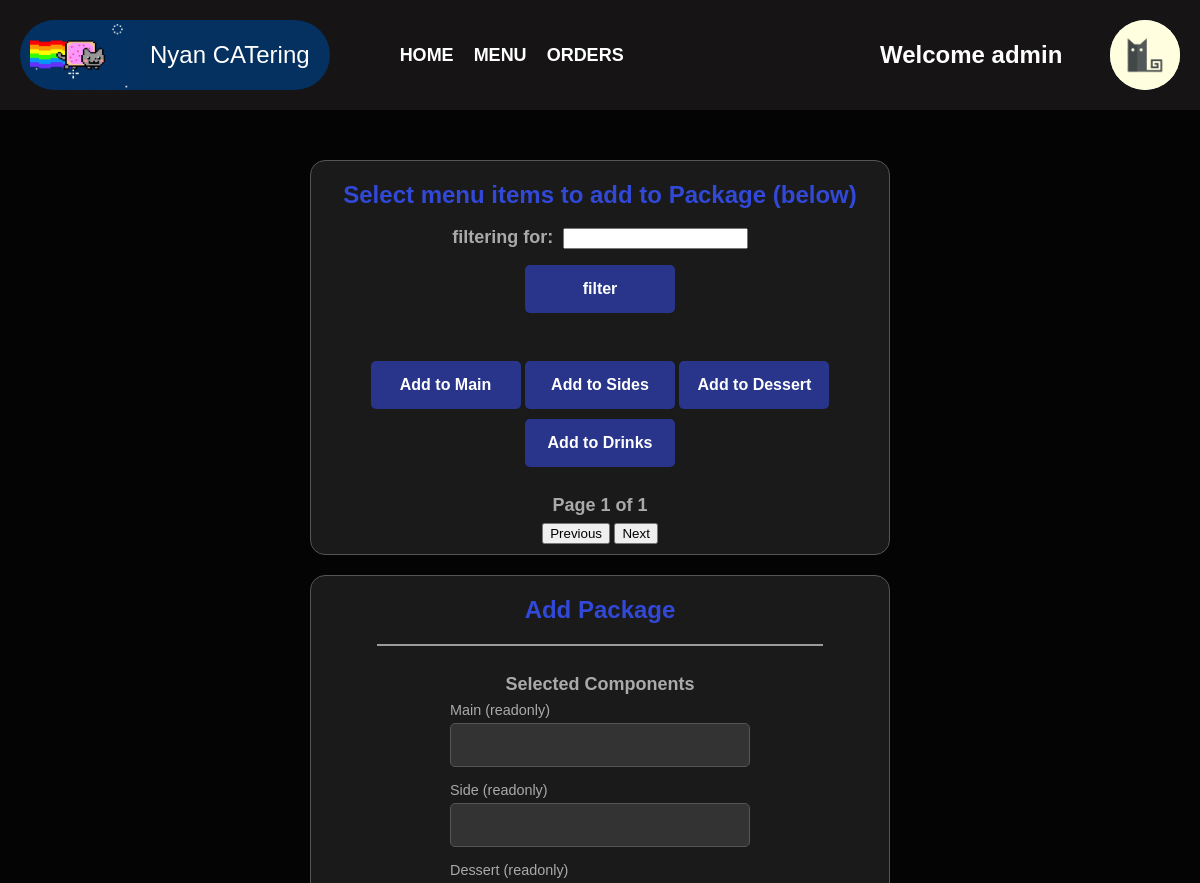
Page /frontend/_admin_add_package_page.php?menu_item_name_filter=Grilled Chicken Breast (upper part) on the earlier database version.
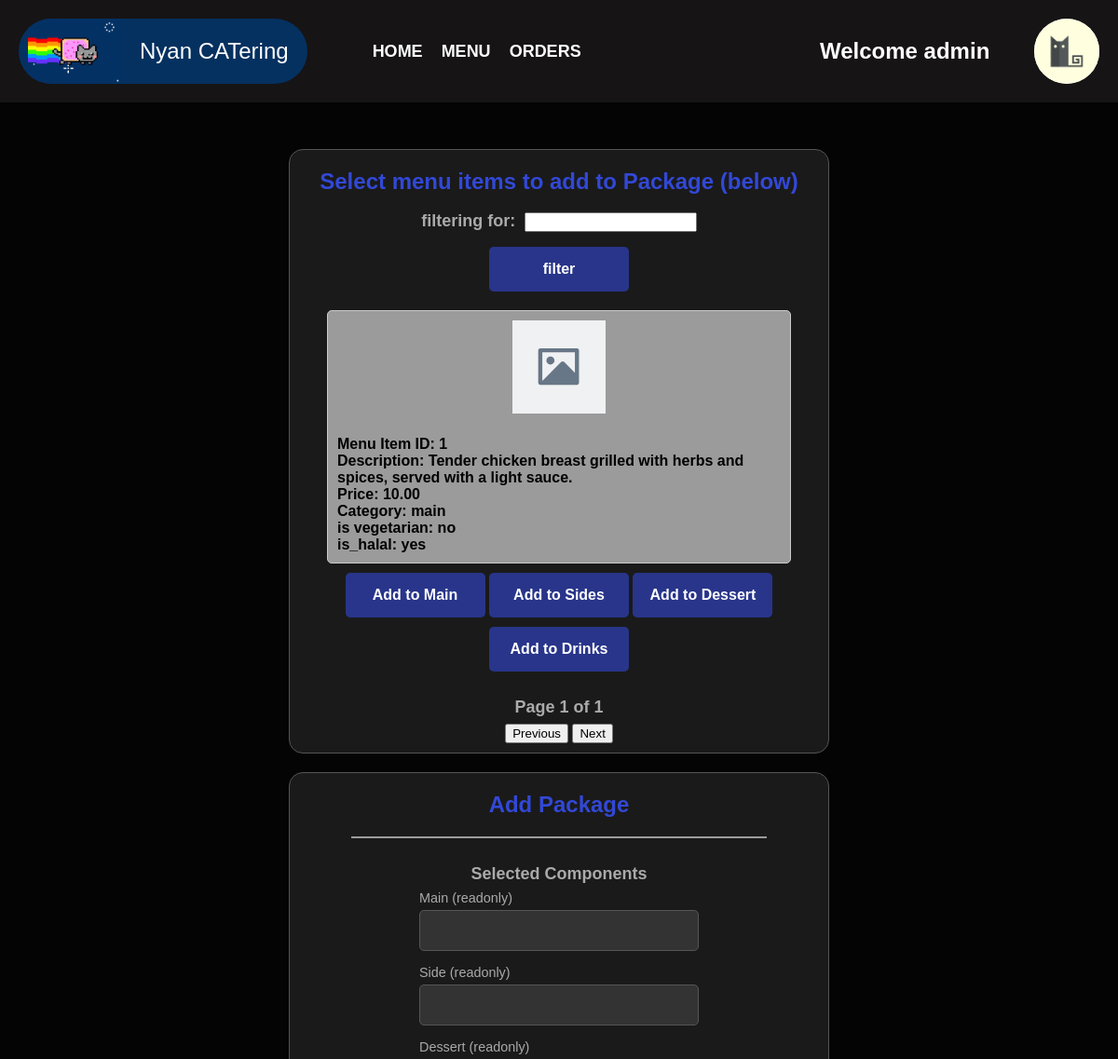
Same page on the later database version.
### tables this page shows
CREATE TABLE `menu_items` (
  `menu_item_id` int(11) NOT NULL,
  `item_name` varchar(255) NOT NULL,
  `description` varchar(500) NOT NULL,
  `price` decimal(10,2) NOT NULL,
  `category` varchar(7) NOT NULL,
  `is_in_stock` tinyint(1) NOT NULL DEFAULT 1,
  `is_vegetarian` tinyint(1) NOT NULL,
  `is_halal` tinyint(1) NOT NULL
);

### backend/core/menu_items.php (called while the page is built, shortened)
<?php
require_once 'NyanDB.php';
class MenuItems{
    public static function get_latest_valid_menu_items($offset=0, $limit=5, $name_filter=null){
        $sql = "
        SELECT *
        FROM menu_items
        WHERE
            is_in_stock = 1
            AND
            menu_item_id IN (
                SELECT MAX(menu_item_id)
                FROM menu_items
                GROUP BY item_name
            ) ";
        if ($name_filter) {
            $sql .= " AND item_name LIKE ? ";
            $name_filter = "%" . $name_filter . "%";
        }
        $sql .= " LIMIT ? OFFSET ?;";
        $params = ($name_filter) ? [$name_filter, $limit, $offset] : [$limit, $offset];
        $results = NyanDB::single_query($sql, $params);
        $result = mysqli_fetch_all($results, MYSQLI_ASSOC);
        return $result;
    }
    public static function get_associated_image_src($menu_item_id){
        $sql = "
        SELECT *
        FROM menu_item_images
        WHERE menu_item_id = ?
        ";
        $results = NyanDB::single_query($sql, [$menu_item_id]);
        $result = $results->fetch_assoc();
        if(empty($result)){
            return null;}
        $image = new Image($result['image_name'], $result['image_data'], $result['image_type']);
        return $image->getsrc();
    }
}
?>

### backend/core/NyanDB.php (called while the page is built, shortened)
<?php
class NyanDB
{
    public $db;
    private function connect() {
        $this->db = new mysqli(self::HOST, self::USERNAME, self::PASSWORD, self::DBNAME);
    }
    public function close() {
        if ($this->db) {
            $this->db = null;
        }
    }
    private function prepare($sql,$params = []){
        $stmt = $this->db->prepare($sql);
        if (!empty($params)){
            $types = str_repeat('s',count($params));
            $stmt->bind_param($types, ...$params);
        }
        return $stmt;
    }
    public function query($sql,$params){
        $stmt = $this->prepare($sql,$params);
        $result = $stmt->execute();
        if (stripos(trim($sql), 'SELECT') === 0) {
            return $stmt->get_result();
        }
        return $result;
    }
    public static function single_query($sql,$params) {
        $database = new NyanDB();
        $result = $database->query($sql,$params);
        return $result;
    }
}
?>

### frontend/_admin_add_package_page.php (the view, shortened to what the changed rows need)
<?php
require_once "../backend/core/menu_items.php";
require_once "./components/templates.php";
$menu_item_name_filter    = $_GET['menu_item_name_filter']??null;
$offset                   = $_GET['offset']??0;
$offset                   = ($offset<0) ?  (string)0 : (string)$offset;
$displayitems             = MenuItems::get_latest_valid_menu_items($offset, MENU_ITEMS_PER_PAGE, $menu_item_name_filter);
?>
<div class='centered-items main-content-container'>
    <div class="grouped-input-container">
        <div class="menu-item-container">
            <div class="info-row">
                <?php
                    $index  = -1;
                    foreach ($displayitems as $menuItem){
                    $index += 1;
                    $image_data   = MenuItems::get_associated_image_src($menuItem['menu_item_id']);
                    $img_src      = $image_data??'./assets/image-placeholder.svg';
                ?>
                <div class="info-item" id="menu-item-display-<?= $index; ?>" style="background-color: #9B9B9B;"
                    onclick="toggle_highlight(<?=$index?>)">
                    <img src=<?=$img_src?> alt="Menu Item" class="menu-item-image">
                    <div style="text-align: start;">
                        <p><strong>Menu Item ID:  <?=$menuItem['menu_item_id']?></strong>                       <span id="menu_item_id<?=$index?>"></span></p>
                        <p><strong>Description:   <?=$menuItem['description']?></strong>                        <span id="description<?=$index?>"></span></p>
                        <p><strong>Price:         <?=$menuItem['price']?></strong>                              <span id="price<?=$index?>"></span></p>
                        <p><strong>Category:      <?=$menuItem['category']?></strong>                           <span id="category<?=$index?>"></span></p>
                        <p><strong>is vegetarian: <?=$menuItem['is_vegetarian']?'yes':'no';?></strong>          <span id="is_vegetarian<?=$index?>"></span></p>
                        <p><strong>is_halal:      <?=$menuItem['is_halal']?'yes':'no'?></strong>                <span id="is_halal<?=$index?>"></span></p>
                    </div>
                </div>
                <?php }?>
                <br>
            </div>
        </div>
    </div>
</div>

Differences in the rows shown:
added menu_items: menu_item_id "1", description "Tender chicken breast grilled with herbs and spices, served with a light sauce.", price "10.00", category "main", is_vegetarian "no", is_halal "yes"
